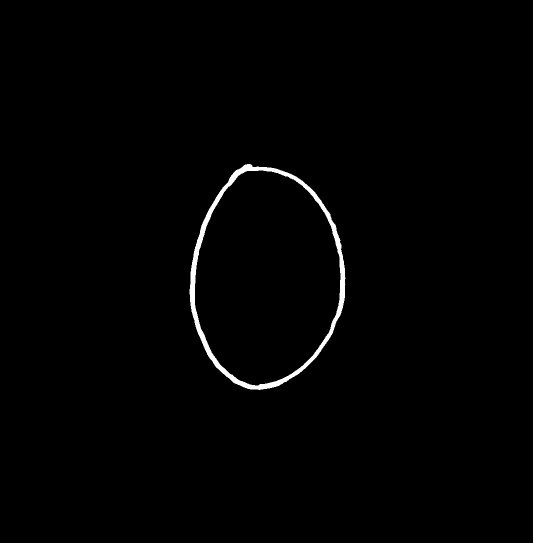
#> input picture ejemplos/0.jpeg, 1066 x 1086 px (shown at 1/2 size); its folder holds 4 pictures in this run
$ python transformimages.py
#> lines starting #> are read from the running program, lines starting #| are printed output that depends on the picture; after the words box and inside, x2 and y2 are one past the last pixel; in counts of white or black regions, pixels touching at a corner belong together
import cv2
import numpy as np

# Load the image
image_path = 'ejemplos/'
#search for images in the folder
for i in range(10):
    image = cv2.imread(image_path + str(i) + '.jpeg')
#> image is the input picture: shape (1086, 1066, 3); min 0, max 255, mean 2.4
    gray = cv2.cvtColor(image, cv2.COLOR_BGR2GRAY)

    # Apply Gaussian blur to remove noise
    blurred = cv2.GaussianBlur(gray, (5, 5), 0)

    # Thresholding to create a binary image
    _, thresholded = cv2.threshold(blurred, 128, 255, cv2.THRESH_BINARY_INV)
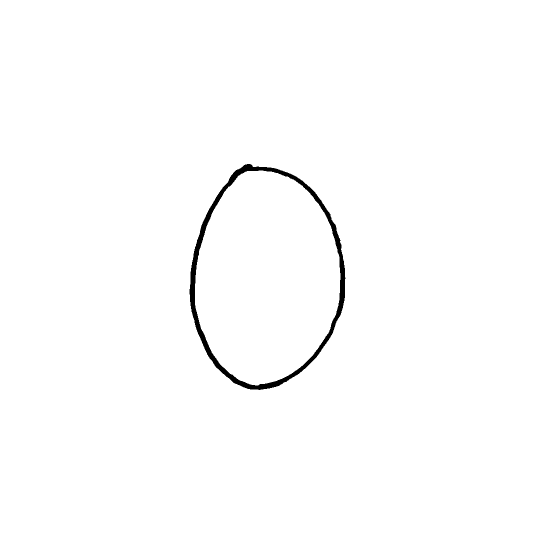
#> thresholded: shape (1086, 1066) (shown at 1/2 size); 99.1% white; 1 black region, box (x1, y1, x2, y2) and area: (379, 328, 691, 780) 10745

    # Optionally, apply morphology to clean small areas
    kernel = np.ones((3, 3), np.uint8)
    morphed = cv2.morphologyEx(thresholded, cv2.MORPH_CLOSE, kernel)
#> morphed: shape (1086, 1066); 99.1% white; 1 black region, box (x1, y1, x2, y2) and area: (379, 328, 691, 780) 10743

    # Save the result to check the binary mask
    image_paths = (image_path + str(i) + '.jpeg')
    cv2.imwrite(image_paths, morphed)
#> pass 2 of the loop `for i in range(10):`:
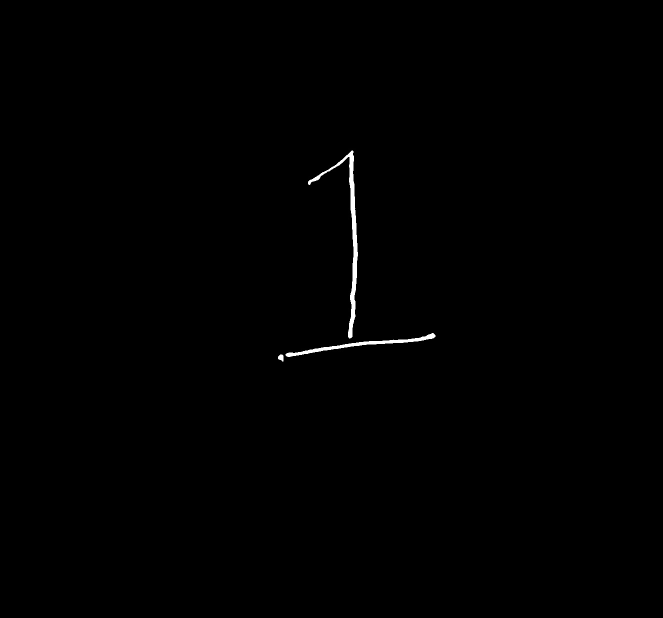
#> input picture ejemplos/1.jpeg, 1325 x 1236 px (shown at 1/2 size)
#> image is the input picture: shape (1236, 1325, 3); min 0, max 255, mean 0.9
#> gray: shape (1236, 1325)
#> blurred: shape (1236, 1325)
#> `_, thresholded = cv2.threshold(blurred, 128, 255, cv2.THRESH_BINARY_INV)`:
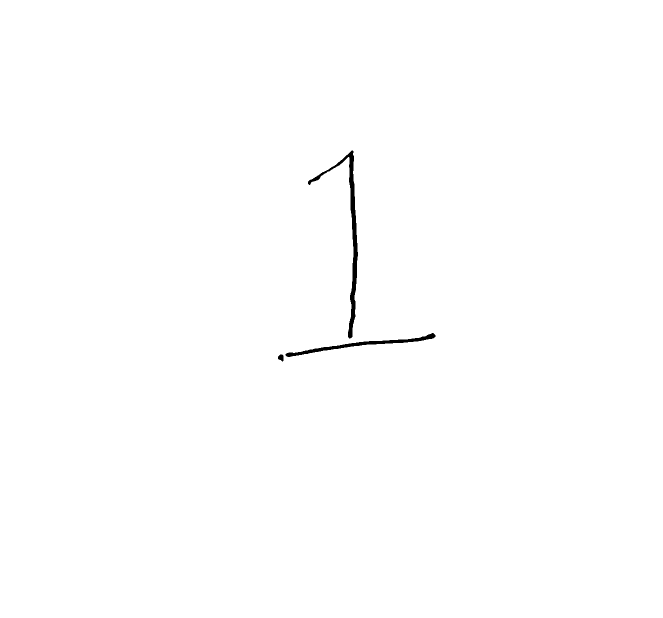
#> thresholded: shape (1236, 1325) (shown at 1/2 size); 99.6% white; 3 black regions, box (x1, y1, x2, y2) and area: (616, 301, 716, 677) 3712, (571, 666, 871, 714) 2046, (556, 709, 567, 723) 115
#> morphed: shape (1236, 1325); 99.6% white; 3 black regions, box (x1, y1, x2, y2) and area: (616, 301, 716, 677) 3710, (571, 666, 871, 714) 2046, (556, 709, 567, 722) 113
#> pass 3 of the loop `for i in range(10):`:
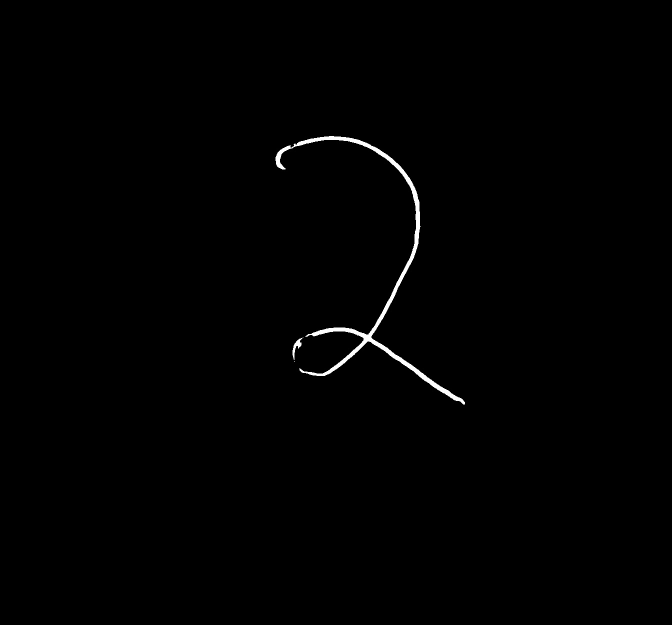
#> input picture ejemplos/2.jpeg, 1343 x 1250 px (shown at 1/2 size)
#> image is the input picture: shape (1250, 1343, 3); min 0, max 255, mean 1.4
#> gray: shape (1250, 1343)
#> blurred: shape (1250, 1343)
#> `_, thresholded = cv2.threshold(blurred, 128, 255, cv2.THRESH_BINARY_INV)`:
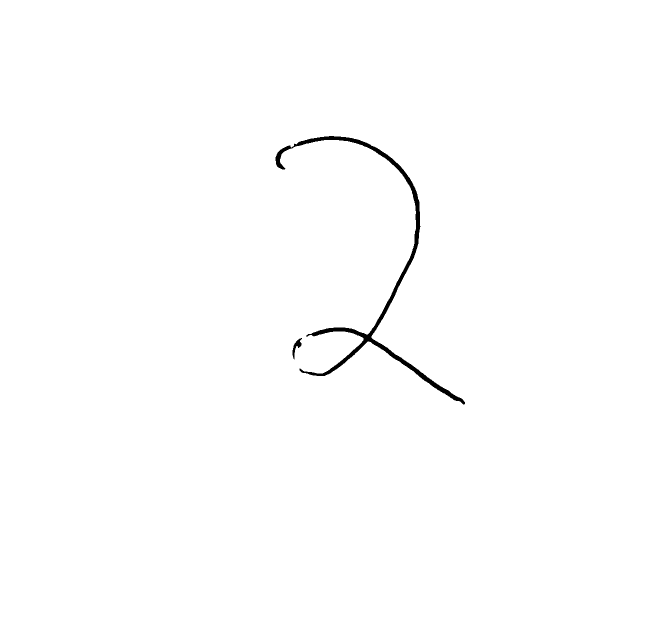
#> thresholded: shape (1250, 1343) (shown at 1/2 size); 99.4% white; 2 black regions, box (x1, y1, x2, y2) and area: (551, 272, 930, 809) 9220, (585, 676, 604, 719) 275
#> morphed: shape (1250, 1343); 99.4% white; 4 black regions (1 under 20 px), largest, box (x1, y1, x2, y2) and area: (588, 272, 930, 809) 8662, (551, 291, 582, 339) 504, (585, 677, 603, 715) 261
#> (the run stopped early here; a loop or call above may not have finished)
